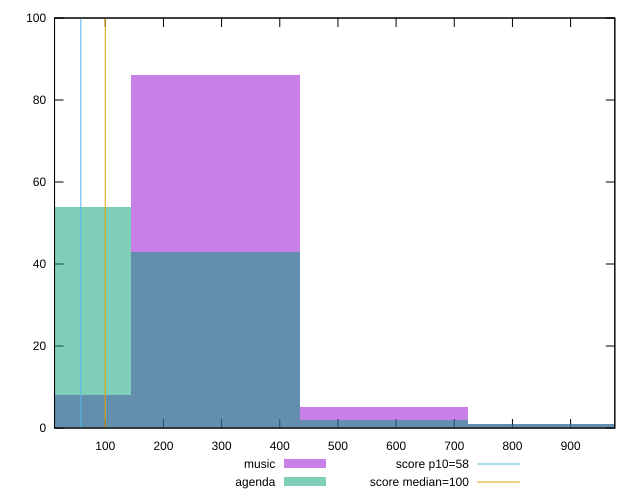

Reproduce this figure in gnuplot.
reset

$music <<EOF
289.32214590597005 86
0 8
578.6442918119401 5
867.9664377179101 1
EOF

$agenda <<EOF
289.32214590597005 43
0 54
578.6442918119401 2
867.9664377179101 1
EOF

set key outside below
set boxwidth 289.32214590597005
set xrange [12.8:976.0000000000015]
set yrange [0:100]
set trange [0:100]
set style fill transparent solid 0.5 noborder

set parametric
set terminal svg size 640, 500 enhanced background rgb 'white'
set output "reports/report_00028_2021-02-24T12-49-42.674Z/estimated-input-latency/comparison/histogram/0_vs_1.svg"

plot $music title "music" with boxes, \
     $agenda title "agenda" with boxes, \
     58,t title "score p10=58", \
     100,t title "score median=100"

reset
